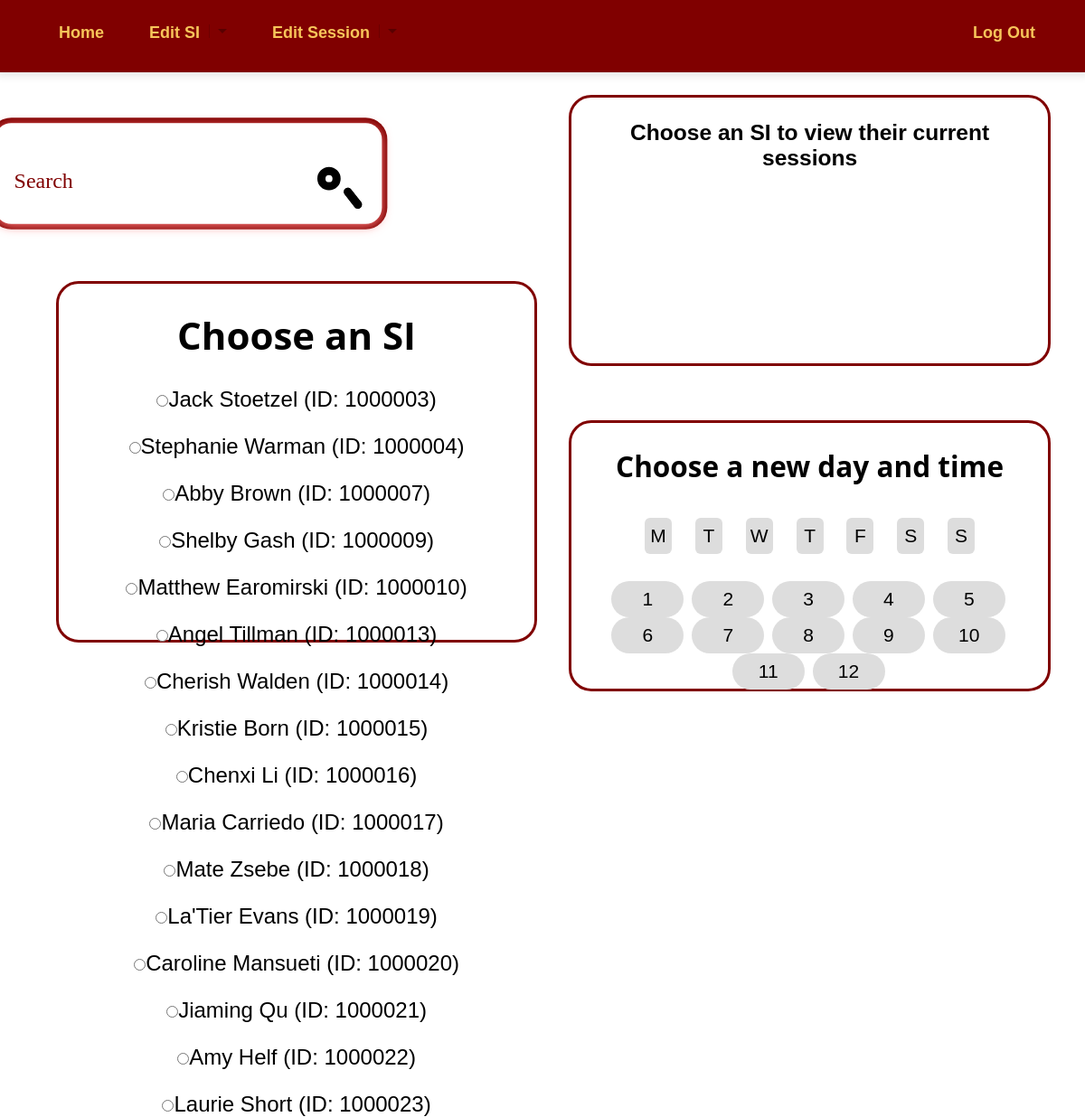
The page /update_sessiontmp.php (signed in) on the database its author committed.
### tables this page shows
CREATE TABLE `Student` (
  `ID` int(11) NOT NULL,
  `name` varchar(20) DEFAULT NULL,
  `email` varchar(320) DEFAULT NULL,
  `password` varchar(100) NOT NULL,
  `major` varchar(100) DEFAULT NULL
);

### update_sessiontmp.php (the view, shortened to what this page needs)
<!DOCTYPE html>
<html>
<head>
<link rel="stylesheet" href="https://cdnjs.cloudflare.com/ajax/libs/font-awesome/4.7.0/css/font-awesome.min.css">
	<link rel ="stylesheet" href="stylemenu.css">
	<link rel ="stylesheet" href="stylesheet.css">
	<link rel ="stylesheet" href="stylesearch.css">
</head>
<header>
<nav id="navigation">
  <ul class="links" style = "float:left;">
  <li><a href="admin_page.php">Home</a></li>
    <li class="dropdown"><a href="#" class="trigger-drop">Edit SI<i class="arrow"></i></a>
    </li>
    <li class="dropdown"><a href="#" class="trigger-drop">Edit Session<i class="arrow"></i></a>
    </li>
</ul>
<ul class ="links">
    <li><a href="logout.php">Log Out</a>
    </li>
  </ul>
</nav>
</header>
<body>
<div class = 'text_column' style = 'float:right; width: 45%; margin:0; '>
<div class = 'column' style = 'text-align:center; width: 100%; height:300px;'>
<form action ="#" name = postlink method = 'post' style ="width:100%;" >
<?php
if (isset($_SESSION['add-si-id']))
{
	$connection = @mysqli_connect('localhost','swarman2','swarman2','SalisburySIDB');
	if($connection->connect_error) {
		die('Failed to Connect: '.$connection->connect_error);
	}
	$namequery = "select name from Student where ID = ".$_SESSION['add-si-id'];
	$nr = mysqli_query($connection, $namequery);
	$name_row = mysqli_fetch_array($nr);
	echo "<h3>".$name_row['name']." 's Sessions </h3>";
	$query = "select session_weekday,session_time from Session where SI_ID = ".$_SESSION['add-si-id'];
	$r = mysqli_query($connection, $query);
	while($row = mysqli_fetch_array($r))
	{
		if (isset($_SESSION['add-si-id']))
		{
			if ($row['ID']== $_SESSION['add-si-id'] and isset($_SESSION['day']) and isset($_SESSION['time']))
			{
		echo "<p><input type = 'radio' name = 'group1' onclick='this.form.submit()' value = '".$row['ID']."' checked><p style ='color#800000; font-weight:bold;'>".$_SESSION['day']." at ".$_SESSION['time'].":00:00 </p>";
			}
			else
			{
		echo "<p style ='color#800000; font-weight:bold;'><input type = 'radio' name = 'group1' onclick='this.form.submit()' value = '".$row['ID']."'>".$row['session_weekday']." at ".$row['session_time']." </p>";
			}
		}
		else
		{
			echo "<p><input type = 'radio' name = 'group1' onclick='this.form.submit()' value = '".$row['ID']."'>".$row['name']."  (ID: ".$row['ID'].")</p>";
		}
	}
}
else
{
	echo"<h3> Choose an SI to view their current sessions </h3>";
}
?>
</div>
<div class = 'column' style='text-align:center; height: 300px;width:100%;' >
<h2>Choose a new day and time</h2>
<div class="weekDays-selector">
<form action = '#' name = postday method = 'post' style = "padding-top:10px; height:60px;">
<?php
echo '/>
  <label for="weekday-mon">M</label>
  <input type="radio" id="weekday-tue" class="weekday" name="group" onclick="this.form.submit()" value = "Tuesday"';
echo '/>
  <label for="weekday-tue">T</label>
  <input type="radio" id="weekday-wed" class="weekday" name="group" onclick="this.form.submit()" value = "Wednesday"';
echo '/>
  <label for="weekday-wed">W</label>
  <input type="radio" id="weekday-thu" class="weekday" name="group" onclick="this.form.submit()" value = "Thursday"';
echo '/>
  <label for="weekday-thu">T</label>
  <input type="radio" id="weekday-fri" class="weekday" name="group" onclick="this.form.submit()" value = "Friday"';
echo '/>
  <label for="weekday-fri">F</label>
  <input type="radio" id="weekday-sat" class="weekday" name="group" onclick="this.form.submit()" value = "Saturday"';
echo '/>
  <label for="weekday-sat">S</label>
  <input type="radio" id="weekday-sun" class="weekday" name="group" onclick="this.form.submit()" value = "Sunday"';
echo '/>
  <label for="weekday-sun">S</label>
';
?>
</form>
</div>
<div class="time-selector">
<form action = '#' name = posttime method ='post'>
<?php
  echo'/>
  <label for="1oclk">1</label>
  <input type="radio" id="2oclk" class="time" name="group3"  onclick="this.form.submit()" value ="2"';
 echo '/>
  <label for="2oclk">2</label>
  <input type="radio" id="3oclk" class="time" name="group3"  onclick="this.form.submit()"  value ="3"';
  echo '/>
  <label for="3oclk">3</label>
  <input type="radio" id="4oclk" class="time" name="group3"  onclick="this.form.submit()"  value ="4"';
 echo '/>
  <label for="4oclk">4</label>
  <input type="radio" id="5oclk" class="time" name="group3"  onclick="this.form.submit()"  value ="5"';
echo' />
  <label for="5oclk">5</label>
  <input type="radio" id="6oclk" class="time" name="group3"  onclick="this.form.submit()"  value ="6"';
 echo '/>
  <label for="6oclk">6</label>
  <input type="radio" id="7oclk" class="time" name="group3"  onclick="this.form.submit()"  value ="7"';
 echo '/>
  <label for="7oclk">7</label>
  <input type="radio" id="8oclk" class="time" name="group3"  onclick="this.form.submit()"  value ="8"';
 echo '/>
  <label for="8oclk">8</label>
  <input type="radio" id="9oclk" class="time" name="group3"  onclick="this.form.submit()"  value ="9"';
 echo '/>
  <label for="9oclk">9</label>
  <input type="radio" id="10oclk" class="time" name="group3"  onclick="this.form.submit()"  value ="10"';
echo ' />
  <label for="10oclk">10</label>
  <input type="radio" id="11oclk" class="time" name="group3"  onclick="this.form.submit()"  value ="11"';
 echo ' />
  <label for="11oclk">11</label>
  <input type="radio" id="12oclk" class="time" name="group3"  onclick="this.form.submit()" value ="12"';
echo ' />
  <label for="12oclk">12</label>
';
?>
</form>
</div>
  </div>
</div>
<div class ='text_column' style = "align:left; margin:2%; width:45%">
<div id="cover" style = "align:left;margin-left:-15vw;">
  <form method="POST" action="#">
    <div class="tb">
      <div class="td"><input type="text" name = 'search' placeholder="Search"></div>
      <div class="td" id="s-cover">
        <button class = 'searchbutton' type="submit">
          <div id="s-circle"></div>
          <span></span>
        </button>
      </div>
    </div>
  </form>
</div>
 <div class = "column" style = 'width: 100%; float:left;margin-top: 5%; height:400px; text-align:center'>
<h1>Choose an SI </h1>
	<form action = "#" name=postlink method ='post'>
     <?php
	$connection = @mysqli_connect('localhost','swarman2','swarman2','SalisburySIDB');
	if(isset($_POST['search']))
	{
	$query = "select name,ID from Student,Supplemental_Instruction_Leader where Student_ID = ID and name like '%".$_POST['search']."%'";
	}
	else{
		$query = "select name,ID from Student,Supplemental_Instruction_Leader where Student_ID = ID";
	}
	$r = mysqli_query($connection, $query);
	while($row = mysqli_fetch_array($r))
	{
		echo "<p><input type = 'radio' name = 'choose-si' onclick='this.form.submit()' value = '".$row['ID']."'";
		if(isset($_SESSION['add-si-id']))
		{
			if($row['ID']==$_SESSION['add-si-id'])
			{
				echo" checked";
			}
		}
		echo ">".$row['name']."  (ID: ".$row['ID'].")</p>";
	}
?>
</form>
</div>
</div>
</body>
</html>

### stylemenu.css (style rules this page uses)
* { box-sizing: border-box; }
body { line-height: normal; font-size: 16px; font-family: sans-serif; }
a, a:hover { color: #33334d; text-decoration: none; font-weight: 600; }
nav { position: fixed; left: 0; right: 0; top: 0; height: 80px; background: #800000; box-shadow: 0 0px 9px 4px rgba(0, 0, 0, 0.1), 0 -5px 2px 2px rgba(0, 0, 0, 0.1); z-index: 1000; min-width: 580px; }
nav .links { float: right; margin-right: 30px; margin-bottom:0; margin-top: .5vw; position: relative; }
nav .links li { float: left; list-style: none; position: relative; margin: 10px; display: inline-block; }
nav .links li > a { position: relative; display: inline-block; padding: 0 10px; line-height: 30px; height: 30px; }
nav .links li > a[class^="trigger-"] { padding-right: 40px; }
nav .links li > a .arrow { position: absolute; width: 10px; height: 10px; top: 35%; text-align: center; right: 10px; border-width: 5px 5px 0 5px; border-style: solid; border-color: rgba(0, 0, 0, 0.3) transparent; }
nav .links li > a .arrow:after { content: ""; border-left: 1px solid rgba(0, 0, 0, 0.15); top: -10px; left: -15px; position: absolute; height: 15px; }

### stylesheet.css (style rules this page uses)
header { margin:0; }
body { color: black; background-color: white; margin-top: 75px; font-size:1.5vw; }
* { box-sizing: border-box; }
.column { float: right; width: 45%; padding-left: 10px; padding-right:10px; color:black; margin: 30px; border: solid; border-color:#800000; border-radius:25px; background-color: white; height:75vh; }
.text_column { float: left; font-size:1.75vw; width: 45%; margin-left: 20px; border: none; }
a { text-decoration:none; color :#F7C55A; }
h1, h2 { font-family: 'Open Sans', sans-serif; }
h1 { font-size: 3.5vw; }
p { font-family: 'Catamaran', sans-serif; color: black; font-size: 2vw; }
form { margin-top:20px; }
input[type=text] { margin-bottom:15px; border-radius:10px; height:40px; padding-top:5px; font-size:20px; }
li { font-family: 'Catamaran', sans-serif; padding: 5px; color: #F7C55A; }
.weekDays-selector input[type=radio] + label { display: inline-block; border-radius: 6px; background: #dddddd; width: 2.5vw; margin:10px; line-height: 40px; text-align: center; cursor: pointer; }
.time-selector input[type=radio] + label { display: inline-block; border-radius: 50px; background: #dddddd; height: 40px; width: 80px; margin-right: 3px; line-height: 40px; text-align: center; cursor: pointer; }

### stylesearch.css (style rules this page uses)
* { outline: none; }
.tb { display: table; width: 100%; }
.td { display: table-cell; vertical-align: middle; }
input, .searchbutton { color: #800000; font-family: Nunito; padding: 0; margin: 0; border: 0; background-color: transparent; }
#cover { padding: 35px; background-color: #fff; border-radius: 30px; box-shadow: 0 4px 20px #ff7c7c, 0 0 0 10px #800000; -webkit-transform: scale(0.6); transform: scale(0.6); }
form { height: 96px; }
input[type="text"] { width: 100%; height: 96px; font-size: 40px; }
input[type="text"]::placeholder { color: #800000; }
#s-cover { width: 1px; padding-left: 35px; }
.searchbutton { position: relative; display: block; width: 84px; height: 96px; cursor: pointer; }
#s-circle { position: relative; top: -8px; left: 0; width: 43px; height: 43px; margin-top: 0; margin-left:0; border-width: 15px; border: 15px solid black; background-color: transparent; border-radius: 50%; transition: 0.5s ease all; }
.searchbutton span { position: absolute; top: 68px; left: 43px; display: block; width: 45px; height: 15px; background-color: transparent; border-radius: 10px; -webkit-transform: rotateZ(52deg); transform: rotateZ(52deg); transition: 0.5s ease all; }
.searchbutton span:before, .searchbutton span:after { content: ''; position: absolute; bottom: 0; right: 0; width: 45px; height: 15px; background-color: black; border-radius: 10px; -webkit-transform: rotateZ(0); transform: rotateZ(0); transition: 0.5s ease all; }

### rows shown on the page
student: name "Jack Stoetzel", ID "1000003"
student: name "Stephanie Warman", ID "1000004"
student: name "Abby Brown", ID "1000007"
student: name "Shelby Gash", ID "1000009"
student: name "Matthew Earomirski", ID "1000010"
student: name "Angel Tillman", ID "1000013"
student: name "Cherish Walden", ID "1000014"
student: name "Kristie Born", ID "1000015"
student: name "Chenxi Li", ID "1000016"
student: name "Maria Carriedo", ID "1000017"
student: name "Mate Zsebe", ID "1000018"
student: name "La'Tier Evans", ID "1000019"
student: name "Caroline Mansueti", ID "1000020"
student: name "Jiaming Qu", ID "1000021"
student: name "Amy Helf", ID "1000022"
student: name "Laurie Short", ID "1000023"
